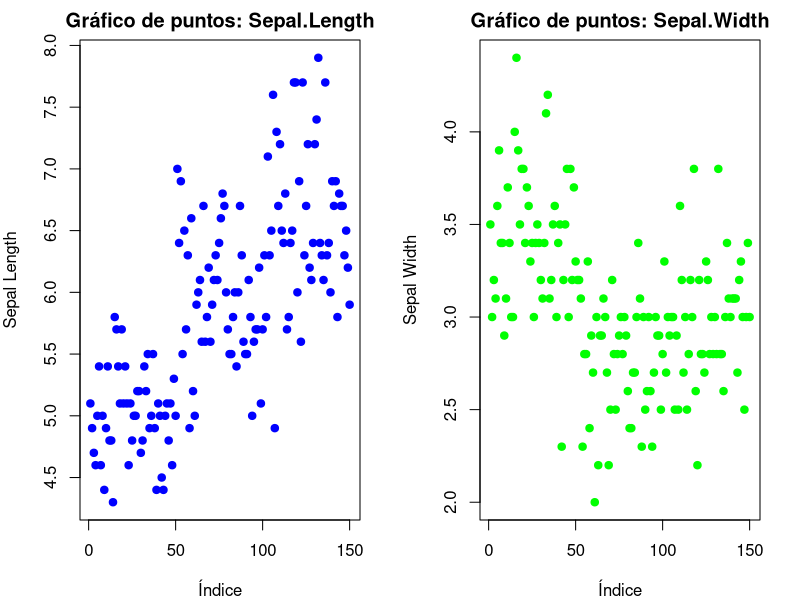
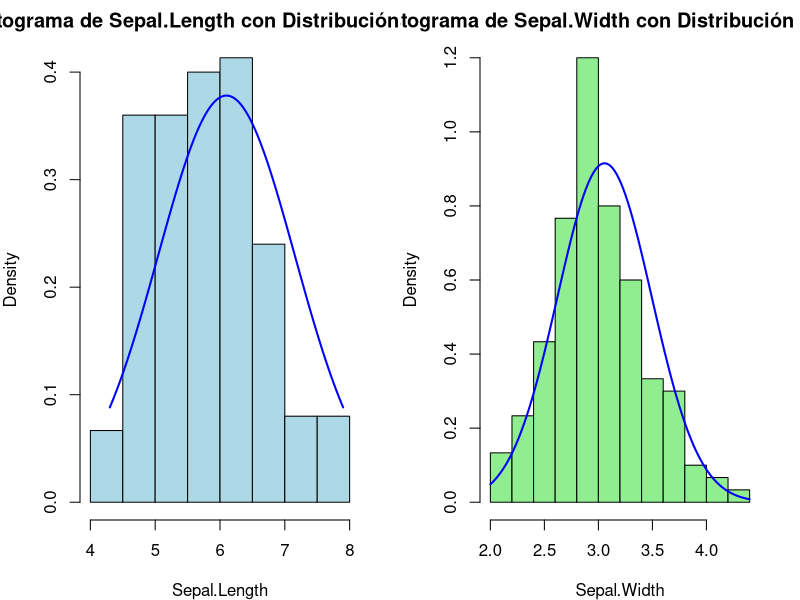
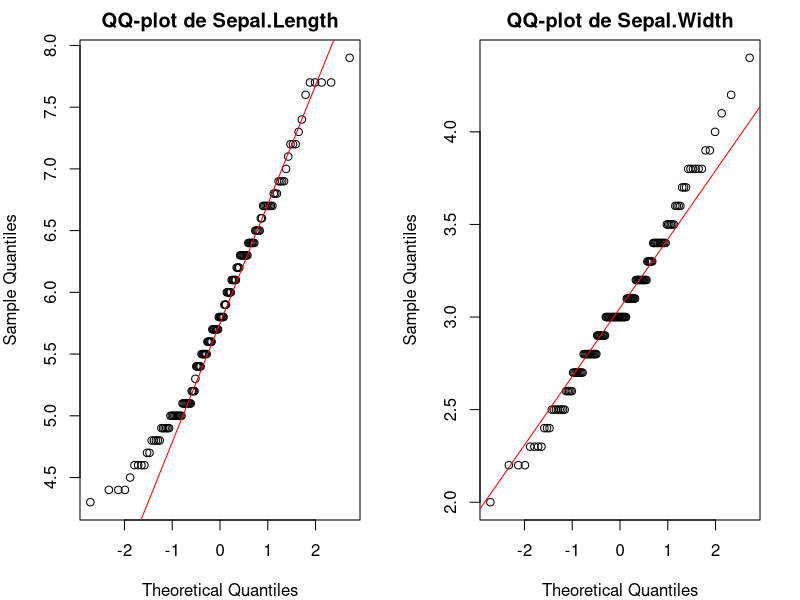
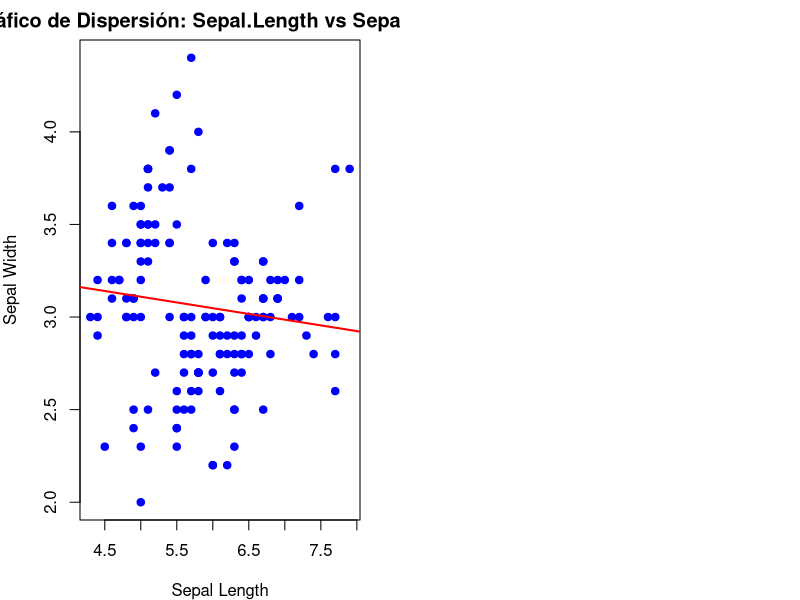
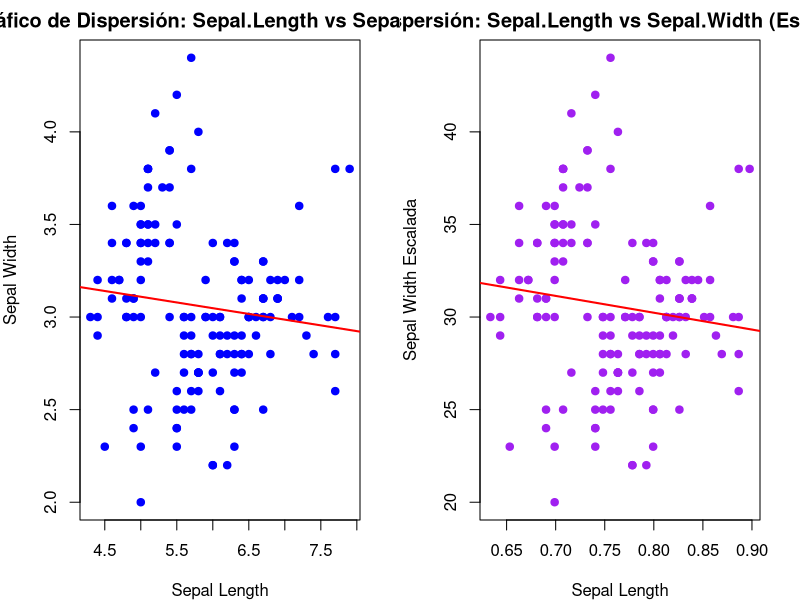
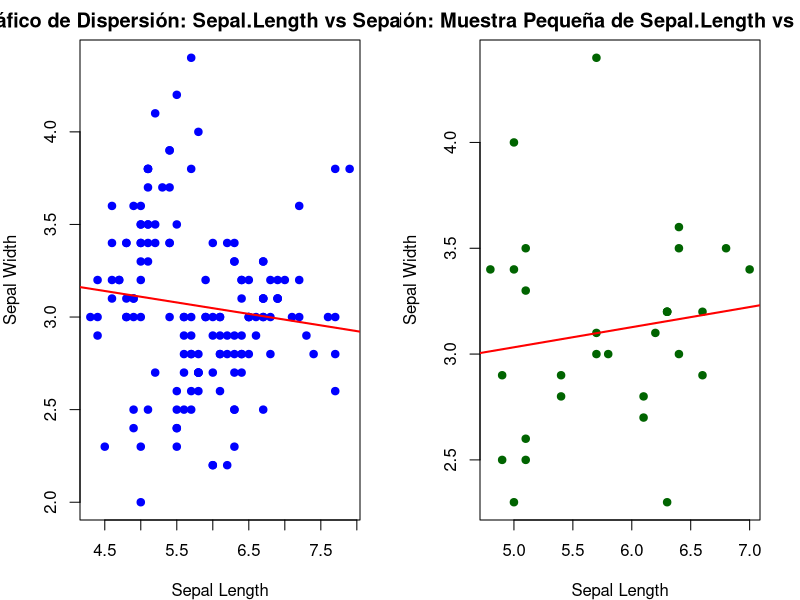
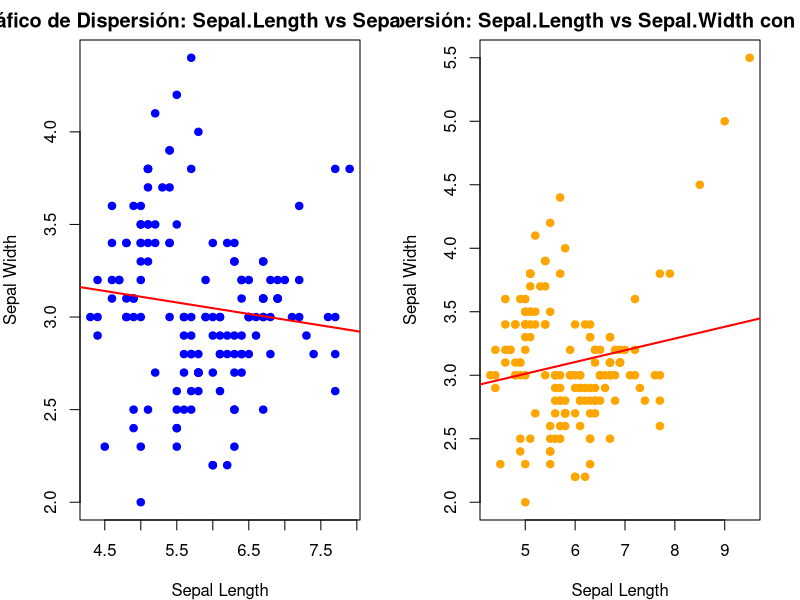
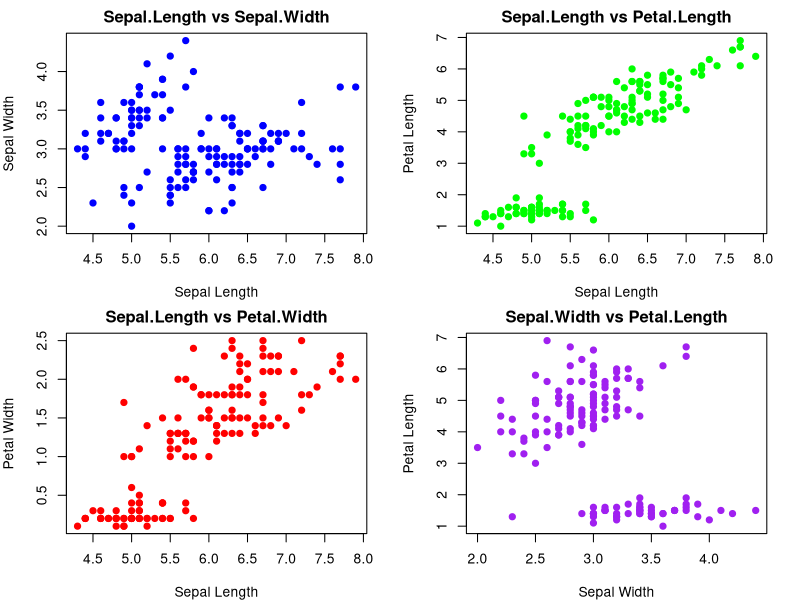

The R script that drew these images, in order:
# UNIVERSIDAD DE NARIÑO
# FACULTAD DE CIENCIAS EXACTAS Y NATURALES
# PROGRAMA DE BIOLOGÍA
# Asignatura: Análisis de datos II
# Profesor: Jhon Jairo Calderón – Diego E. Martinez Revelo
#
# Análisis de correlación
#
# librerias
  library(nortest)
  #
# Correlación simple
    #
    #Cargar el dataset iris
    data(iris)
    #
    # Seleccionar las variables numéricas de interés (Sepal.Length y Sepal.Width)
    x <- iris$Sepal.Length
    y <- iris$Sepal.Width
    #
  # 1. Gráfico de puntos para visualizar el comportamiento de cada variable
    par(mfrow = c(1, 2), mar=c(4,4,2,2)) 
    plot(x, main = "Gráfico de puntos: Sepal.Length", ylab = "Sepal Length", 
       xlab = "Índice", pch = 19, col = "blue") # Gráfico de puntos de Sepal.Length
    plot(y, main = "Gráfico de puntos: Sepal.Width", ylab = "Sepal Width", 
       xlab = "Índice", pch = 19, col = "green")   # Gráfico de puntos de Sepal.Width
    #
  # 2. Evaluación de la normalidad de Sepal.Length y Sepal.Width
    #
    # Histogramas
    #
    par(mfrow = c(1, 2), mar=c(4,4,2,2))
    hist(x, probability = TRUE, main = "Histograma de Sepal.Length con Distribución Normal",
       xlab = "Sepal.Length", col = "lightblue", border = "black")
    curve(dnorm(x, mean = mean(x), sd = sd(x)), from = min(x), to = max(x), 
        add = TRUE, col = "blue", lwd = 2)
    hist(y, probability = TRUE, main = "Histograma de Sepal.Width con Distribución Normal",
       xlab = "Sepal.Width", col = "lightgreen", border = "black")
    curve(dnorm(x, mean = mean(y), sd = sd(y)), from = min(y), to = max(y), 
          add = TRUE, col = "blue", lwd = 2)
    # QQ-plots
    par(mfrow = c(1, 2), mar=c(4,4,2,2))
    qqnorm(x, main = "QQ-plot de Sepal.Length")
    qqline(x, col = "red")
    qqnorm(y, main = "QQ-plot de Sepal.Width")
    qqline(y, col = "red")
    #
  # Pruebas de normalidad
    shapiro.test(x)
    shapiro.test(y)
    ad.test(x)
    ad.test(y)
    #
    # Interprete los resultados de las graficas y pruebas: ¿Los datos son normales?
    #
  # 3. Correlación de Pearson y Spearman para Sepal.Length y Sepal.Width
    #
    pearson_corr <- cor(x, y, method = "pearson")
    cat("Correlación de Pearson: ", pearson_corr, "\n")
    r_squared_pearson <- pearson_corr^2
    print(paste("R^2 para Pearson:", r_squared_pearson))
    # Interpretación:
    # La correlación de Pearson mide la relación lineal entre las variables.
    # - r = 1: Relación lineal positiva perfecta.
    # - r = -1: Relación lineal negativa perfecta.
    # - r = 0: Sin relación lineal.
    # - 0.3 - 0.7: Correlación positiva moderada.
    # - 0.7 - 1: Correlación positiva fuerte.
    # - -0.3 - -0.7: Correlación negativa moderada.
    # - -0.7 - -1: Correlación negativa fuerte.
    spearman_corr <- cor(x, y, method = "spearman")
    cat("Correlación de Spearman: ", spearman_corr, "\n")
    r_squared_spearman <- spearman_corr^2
    print(paste("R^2 para Spearman:", r_squared_spearman))
    # Interpretación:
    # La correlación de Spearman mide la relación monotónica basada en rangos.
    # - ρ = 1: Relación monotónica positiva perfecta.
    # - ρ = -1: Relación monotónica negativa perfecta.
    # - ρ = 0: Sin relación monotónica.
    # - 0.3 - 0.7: Correlación positiva moderada en rangos.
    # - 0.7 - 1: Correlación positiva fuerte en rangos.
    # - -0.3 - -0.7: Correlación negativa moderada en rangos.
    # - -0.7 - -1: Correlación negativa fuerte en rangos.
    #
  # Gráfico de dispersión entre las dos variables
    plot(x, y, main = "Gráfico de Dispersión: Sepal.Length vs Sepal.Width",
    xlab = "Sepal Length", ylab = "Sepal Width", pch = 19, col = "blue")
    abline(lm(y ~ x), col = "red", lwd = 2)  # Línea de regresión ajustada
    #
    # Interpretación: El gráfico de dispersión muestra la relación entre 
    #Sepal.Length y Sepal.Width. La línea de regresión muestra la tendencia lineal
    # entre las dos variables.
    # Que interpretación puede hacer de la figura: Hay correlación?
    #
  # 4. Sensibilidad de la correlación
      #
    # Evaluación de la sensibilidad de la correlación a la escala de las variables
      #
      # Ajustar escala de Sepal.Width y observar la correlación
      y_scaled <- y * 10  # Cambiar la escala de Sepal.Width
      x_scaled <- log10(x)
      pearson_corr_scaled <- cor(x_scaled, y_scaled, method = "pearson")
      cat("Correlación de Pearson con escala cambiada en Sepal.Width: ", pearson_corr_scaled, "\n")
      r_pearson_corr_scaled <- pearson_corr_scaled^2
      print(paste("R^2 para Pearson scaled:", r_squared_pearson))
      # Interpretación: La correlación no debería cambiar al ajustar la escala de
      # las variables. Esto verifica que la correlación de Pearson es insensible a 
      # la escala de las variables.
      #
      # Gráfico de dispersión con la variable escalada
      par(mfrow = c(1, 2), mar=c(4,4,2,2))
      plot(x, y, main = "Gráfico de Dispersión: Sepal.Length vs Sepal.Width",
           xlab = "Sepal Length", ylab = "Sepal Width", pch = 19, col = "blue")
      abline(lm(y ~ x), col = "red", lwd = 2)  # Línea de regresión ajustada
      plot(x_scaled, y_scaled, main = "Dispersión: Sepal.Length vs Sepal.Width (Escalada)", 
          xlab = "Sepal Length", ylab = "Sepal Width Escalada", pch = 19, col = "purple")
      abline(lm(y_scaled ~ x_scaled), col = "red", lwd = 2)  # Línea de regresión ajustada
      #
    # Sensibilidad al tamaño de muestra: usar una muestra más pequeña
      sample_size <- 30  # Tomar una muestra aleatoria
      x_sample <- sample(x, sample_size)
      y_sample <- sample(y, sample_size)
      pearson_corr_sample <- cor(x_sample, y_sample, method = "pearson")
      cat("Correlación de Pearson con muestra pequeña: ", pearson_corr_sample, "\n")
      r_pearson_corr_sample <- pearson_corr_sample^2
      print(paste("R^2 para Pearson sample:", r_squared_pearson))
      # Interpretación: La correlación puede variar con diferentes tamaños de muestra. 
      # Evaluar cómo cambia la correlación con una muestra pequeña ayuda a entender 
      # la estabilidad de la correlación con respecto al tamaño de muestra.
      #
      # Gráfico de dispersión con muestra pequeña
      par(mfrow = c(1, 2), mar=c(4,4,2,2))
      plot(x, y, main = "Gráfico de Dispersión: Sepal.Length vs Sepal.Width",
           xlab = "Sepal Length", ylab = "Sepal Width", pch = 19, col = "blue")
      abline(lm(y ~ x), col = "red", lwd = 2)  # Línea de regresión ajustada
      plot(x_sample, y_sample, main = "Dispersión: Muestra Pequeña de Sepal.Length vs Sepal.Width",
         xlab = "Sepal Length", ylab = "Sepal Width", pch = 19, col = "darkgreen")
      abline(lm(y_sample ~ x_sample), col = "red", lwd = 2)  # Línea de regresión ajustada  # Interpretación: Este gráfico muestra la relación en una muestra pequeña, destacando posibles variaciones en la correlación debido al tamaño reducido de la muestra.
      #
    # Evaluación de la sensibilidad a la presencia de outliers
      x_outliers <- c(x, 8.5, 9.0, 9.5)  # Añadir valores atípicos en Sepal.Length
      y_outliers <- c(y, 4.5, 5.0, 5.5)
      pearson_corr_outliers <- cor(x_outliers, y_outliers, method = "pearson")
      cat("Correlación de Pearson con outliers: ", pearson_corr_outliers, "\n")
      r_pearson_corr_outliers <- pearson_corr_outliers^2
      print(paste("R^2 para Pearson outliers:", r_squared_pearson))
            # Interpretación: Los outliers pueden influir significativamente en la 
      # correlación. Evaluar cómo cambian los resultados con outliers ayuda a entender 
      # la robustez de la correlación.
      #
      # Gráfico de dispersión con outliers
      #
      par(mfrow = c(1, 2), mar=c(4,4,2,2))
      plot(x, y, main = "Gráfico de Dispersión: Sepal.Length vs Sepal.Width",
           xlab = "Sepal Length", ylab = "Sepal Width", pch = 19, col = "blue")
      abline(lm(y ~ x), col = "red", lwd = 2)  # Línea de regresión ajustada
      plot(x_outliers, y_outliers, main = "Dispersión: Sepal.Length vs Sepal.Width con Outliers",
         xlab = "Sepal Length", ylab = "Sepal Width", pch = 19, col = "orange")
      abline(lm(y_outliers ~ x_outliers), col = "red", lwd = 2)  # Línea de regresión ajustada
      # Interpretación: Este gráfico muestra la relación entre Sepal.Length y 
      # Sepal.Width con outliers. Los outliers pueden distorsionar la visualización 
      # y la correlación calculada.
      #
      #
# Correlación multiple
    #
    # Cargar el dataset iris
    data(iris)
    # Seleccionar las 4 variables numéricas de interés
    variables <- iris[, 1:4]  # Sepal.Length, Sepal.Width, Petal.Length, Petal.Width
    #
  # 1. Graficar las relaciones entre las variables
    par(mfrow = c(2, 2), mar = c(4, 4, 2, 2))
    plot(variables$Sepal.Length, variables$Sepal.Width, main = "Sepal.Length vs Sepal.Width",
           xlab = "Sepal Length", ylab = "Sepal Width", pch = 19, col = "blue")
    plot(variables$Sepal.Length, variables$Petal.Length, main = "Sepal.Length vs Petal.Length",
           xlab = "Sepal Length", ylab = "Petal Length", pch = 19, col = "green")
    plot(variables$Sepal.Length, variables$Petal.Width, main = "Sepal.Length vs Petal.Width",
           xlab = "Sepal Length", ylab = "Petal Width", pch = 19, col = "red")
    plot(variables$Sepal.Width, variables$Petal.Length, main = "Sepal.Width vs Petal.Length",
           xlab = "Sepal Width", ylab = "Petal Length", pch = 19, col = "purple")
    #
  # 2. Evaluación de la normalidad de las variables
    #
    par(mfrow = c(2, 2), mar = c(4, 4, 2, 2))
    hist(variables$Sepal.Length, probability = TRUE, main = "Histograma de Sepal.Length",
         xlab = "Sepal Length", col = "lightblue", border = "black")
    curve(dnorm(x, mean = mean(variables$Sepal.Length), sd = sd(variables$Sepal.Length)), 
          from = min(variables$Sepal.Length), to = max(variables$Sepal.Length), 
          add = TRUE, col = "blue", lwd = 2)
    hist(variables$Sepal.Width, probability = TRUE, main = "Histograma de Sepal.Width",
         xlab = "Sepal Width", col = "lightgreen", border = "black")
    curve(dnorm(x, mean = mean(variables$Sepal.Width), sd = sd(variables$Sepal.Width)), 
          from = min(variables$Sepal.Width), to = max(variables$Sepal.Width), 
          add = TRUE, col = "blue", lwd = 2)
    hist(variables$Petal.Length, probability = TRUE, main = "Histograma de Petal.Length",
         xlab = "Petal Length", col = "lightcoral", border = "black")
    curve(dnorm(x, mean = mean(variables$Petal.Length), sd = sd(variables$Petal.Length)), 
          from = min(variables$Petal.Length), to = max(variables$Petal.Length), 
          add = TRUE, col = "blue", lwd = 2)
    hist(variables$Petal.Width, probability = TRUE, main = "Histograma de Petal.Width",
         xlab = "Petal Width", col = "lightgoldenrod", border = "black")
    curve(dnorm(x, mean = mean(variables$Petal.Width), sd = sd(variables$Petal.Width)), 
          from = min(variables$Petal.Width), to = max(variables$Petal.Width), 
          add = TRUE, col = "blue", lwd = 2)
    #
    # q-q lots
    par(mfrow = c(2, 2), mar = c(4, 4, 2, 2))
    qqnorm(variables$Sepal.Length, main = "QQ-plot de Sepal.Length")
    qqline(variables$Sepal.Length, col = "red")
    qqnorm(variables$Sepal.Width, main = "QQ-plot de Sepal.Width")
    qqline(variables$Sepal.Width, col = "red")
    qqnorm(variables$Petal.Length, main = "QQ-plot de Petal.Length")
    qqline(variables$Petal.Length, col = "red")
    qqnorm(variables$Petal.Width, main = "QQ-plot de Petal.Width")
    qqline(variables$Petal.Width, col = "red")
    #
    # Pruebas de normalidad
    shapiro.test(variables$Sepal.Length)
    shapiro.test(variables$Sepal.Width)
    shapiro.test(variables$Petal.Length)
    shapiro.test(variables$Petal.Width)
    ad.test(variables$Sepal.Length)
    ad.test(variables$Sepal.Width)
    ad.test(variables$Petal.Length)
    ad.test(variables$Petal.Width)
    #
  # 3. Correlaciones
    #
    # Correlación de Pearson
    pearson_corr <- cor(variables, method = "pearson")
    pearson_corr  # Matriz de correlación de Pearson
    r_pearson_corr <- pearson_corr^2
    print(r_pearson_corr)
    #
    # Interpretación matriz de correlación:
    # La matriz de correlación muestra valores entre -1 y 1.
    # Valores cercanos a 1 indican una fuerte correlación positiva,
    # valores cercanos a -1 indican una fuerte correlación negativa,
    # y valores cercanos a 0 indican una débil o nula correlación.
    # En este caso, podemos analizar las correlaciones entre las variables Sepal 
    # y Petal.
    # Por ejemplo, una correlación alta entre Petal.Length y Petal.Width sugiere
    # que conforme una aumenta, la otra también lo hace (relación positiva).
    #
    # Matriz de varianza-covarianza para Pearson
    pearson_cov_matrix <- cov(variables)
    pearson_cov_matrix  # Matriz de varianza-covarianza
    #
    # Interpretación de la matriz de varianza-covarianza (Pearson):
    # La matriz de varianza-covarianza mide la dispersión conjunta de las variables.
    # Los valores diagonales representan la varianza de cada variable individual,
    # es decir, qué tanto se dispersan los datos alrededor de la media.
    # Los valores fuera de la diagonal indican la covarianza entre pares de variables,
    # que mide cómo varían juntas: un valor positivo indica que ambas variables tienden a
    # aumentar o disminuir juntas, mientras que un valor negativo indica que cuando una variable
    # aumenta, la otra tiende a disminuir.
    # Por ejemplo, una covarianza alta entre Petal.Length y Petal.Width indica que estas dos
    # variables tienden a aumentar o disminuir juntas, lo cual sugiere una relación directa.
    #
    # Correlación de Spearman
    spearman_corr <- cor(variables, method = "spearman")
    spearman_corr  # Matriz de correlación de Spearman
    r_spearman_corr <- spearman_corr^2
    print(r_spearman_corr)
    # Interpretación para Spearman:
    # Spearman mide la relación en términos de rangos y es más robusto frente a datos no normales.
    # Una correlación cercana a 1 o -1 sigue indicando relaciones fuertes (positivas o negativas), 
    # mientras que valores cercanos a 0 indican relaciones débiles o nulas.
    # A diferencia de Pearson, Spearman es menos sensible a valores atípicos
    # y puede detectar relaciones no lineales.
    #
    # Calcular la matriz de correlación de Pearson
    pearson_corr_matrix <- cor(variables, method = "pearson")
    cat("Matriz de Correlación de Pearson:\n")
    print(pearson_corr_matrix)
    #
    # Interpretación de la matriz de varianza-covarianza (Pearson):
    # La matriz de varianza-covarianza mide la dispersión conjunta de las variables.
    # Los valores diagonales representan la varianza de cada variable individual,
    # es decir, qué tanto se dispersan los datos alrededor de la media.
    # Los valores fuera de la diagonal indican la covarianza entre pares de variables,
    # que mide cómo varían juntas: un valor positivo indica que ambas variables tienden a
    # aumentar o disminuir juntas, mientras que un valor negativo indica que cuando una variable
    # aumenta, la otra tiende a disminuir.
    # Por ejemplo, una covarianza alta entre Petal.Length y Petal.Width indica que estas dos
    # variables tienden a aumentar o disminuir juntas, lo cual sugiere una relación directa.
    # Gráficos de dispersión entre las variables
    pairs(variables, main = "Gráficos de Dispersión entre las Variables",
          pch = 19, col = "blue")
    #
  # 4. Sensibilidad de la correlación multiple
    #
    # Sensibilidad al tamaño de muestra
    #
    # Crear una muestra pequeña aleatoria (por ejemplo, 50% de los datos)
    set.seed(123)  # Para reproducibilidad
    sample_indices <- sample(1:nrow(variables), size = 0.2 * nrow(variables))  # 50% de los datos
    small_sample <- variables[sample_indices, ]
    #
    # Calcular correlación y matriz de varianza-covarianza para la muestra completa
    pearson_corr_full <- cor(variables, method = "pearson")
    r_pearson_corr_full <- pearson_corr_full^2
    print(r_pearson_corr_full)
    cov_matrix_full <- cov(variables)
    print(cov_matrix_full)
    #
    # Calcular correlación y matriz de varianza-covarianza para la muestra pequeña
    pearson_corr_small <- cor(small_sample, method = "pearson")
    r_pearson_corr_small  <- pearson_corr_small ^2
    print(r_pearson_corr_small )
    cov_matrix_small <- cov(small_sample)
    print(cov_matrix_small)
    #
    # Configuración para gráficos en un solo panel
    pairs(variables, main = "Gráficos de Dispersión (Muestra Completa)",
          pch = 19, col = "blue")
    pairs(small_sample, main = "Gráficos de Dispersión (Muestra Pequeña)",
          pch = 19, col = "red")
    #
    # Mostrar las matrices de correlación y varianza-covarianza
    pearson_corr_full
    cov_matrix_full
    #
    pearson_corr_small
    cov_matrix_small
    #
    # Interpretación de la sensibilidad:
    # - **Matriz de Varianza-Covarianza**: Muestra la covarianza entre pares de  
    #  variables. Se mide en unidades cuadradas.
    #
    # - **Matriz de Correlación**: Muestra la fuerza y dirección de la relación 
    # lineal entre variables, estandarizada para eliminar el efecto de la escala.
    #
    # - **Sensibilidad al Tamaño de Muestra**: La matriz de correlación con un 
    # tamaño de muestra reducido puede diferir de la matriz calculada con la 
    # muestra completa. Un tamaño de muestra más pequeño puede introducir mayor 
    # variabilidad en las estimaciones de correlación.
  
